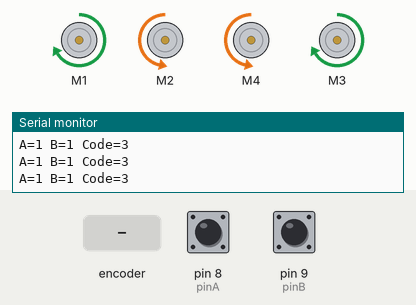
The sketch below on a simulated Arduino Uno, built with avr-gcc and run on an emulated ATmega328P. Shown: 4 × DC motor (green arrow = forward, orange = backward, longer = faster), the last lines printed to the serial monitor. The inputs (shaded band) are chosen by the test bench; at power-on: pin 8 (pinA) HIGH, pin 9 (pinB) HIGH.

Above: at 1.2 s.
1.3 s: rotary encoder on pin 8 (pinA) / pin 9 (pinB) turned 3 steps (first pin leading)
At 1.56 s:
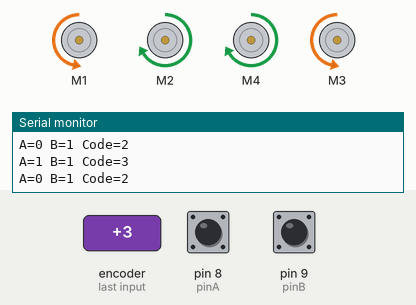
4.3 s: rotary encoder on pin 8 (pinA) / pin 9 (pinB) turned 1 step (first pin leading)
At 5.4 s:
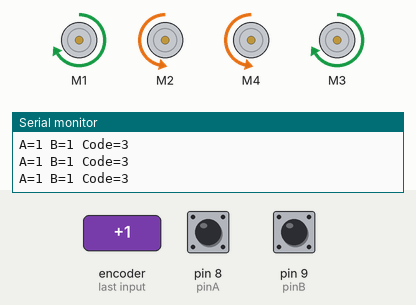
Timing chart, 0 to 7.3 s (numbered marks = the images above; inputs shaded):
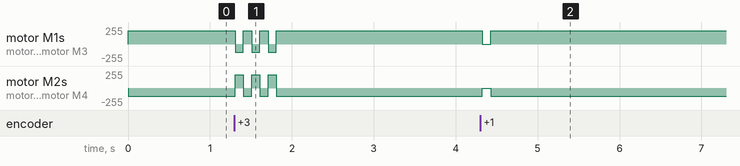

Measured:
- after the input at 1.3 s, motor M1, motor M3: alternates forward 200/255 for 0.10 s and backward 125/255 for 0.10 s, 6 changes in all, then stays forward 200/255, starting at once; motor M2, motor M4: alternates forward 200/255 for 0.10 s and backward 125/255 for 0.10 s, 6 changes in all, then stays backward 125/255, starting at once
- after the input at 4.3 s, motor M1, motor M3: forward 200/255 → stopped at once, → forward 200/255 0.10 s later; motor M2, motor M4: backward 125/255 → stopped at once, → backward 125/255 0.10 s later

The sketch:

FOXTROT.ino
```cpp
// ===== FOXTROT — ADAPTIVE TELE-CONTROL CHALLENGE (V2X 2025-26) =====
// Mission: Navigate a closed-loop city course by remote control using a non-traditional
//   body part (no hands on joysticks). Adaptive control interface.
//   Score: 5 pts per completed lap × adaptive input difficulty multiplier (1x / 1.5x / 2x).
//   If bot leaves boundary (1.5" black line), must stop and return to exit point before continuing.
//
// This file implements a 2-wire digital control interface:
//   2 digital input pins (pinA=8, pinB=9) give 4 possible states → 4 drive commands.
//   INPUT_PULLUP: HIGH when floating, LOW when pulled to ground.
//
//   Pin state → action:
//   A=HIGH, B=HIGH → CLOCKWISE (right turn)
//   A=LOW,  B=HIGH → COUNTERCLOCKWISE (left turn)
//   A=HIGH, B=LOW  → FORWARD
//   A=LOW,  B=LOW  → STOP
//
// The physical interface (foot pedals, forehead buttons, etc.) connects to these 2 pins.
//
// FIX: Stop case used `setSpeed(0)` without `run(RELEASE)`. Motors braked instead of freewheeling.
//   Added `run(RELEASE)` to match proper stop behavior from Alpha/Echo.
//
// NOTE: Forward speed is 125 (speed-5 from each side for slight asymmetry correction).
//   If bot drifts left/right during forward, adjust the -5 offset on left vs right motors.
// NOTE: Turn speed is `speed=200`, with inner wheels at speed-75=125. Tune turn radius here.
// NOTE: `delay(100)` = 10Hz update rate, fine for adaptive tele-op.

#include <Wire.h>
#include <Adafruit_MotorShield.h>
#include "utility/Adafruit_MS_PWMServoDriver.h"

Adafruit_MotorShield AFMS = Adafruit_MotorShield();

Adafruit_DCMotor *BLmotor = AFMS.getMotor(1);
Adafruit_DCMotor *BRmotor = AFMS.getMotor(2);
Adafruit_DCMotor *FLmotor = AFMS.getMotor(3);
Adafruit_DCMotor *FRmotor = AFMS.getMotor(4);

const int speed = 200;  // base turn speed

// === INPUT PINS (2-wire adaptive interface) ===
int pinA = 8;  // INPUT_PULLUP — one axis of control
int pinB = 9;  // INPUT_PULLUP — second axis of control

void setup() {
  Serial.begin(115200);
  AFMS.begin();
  pinMode(pinA, INPUT_PULLUP);
  pinMode(pinB, INPUT_PULLUP);
  Serial.println("FOXTROT — Adaptive Tele-Control Ready");
}

void loop() {
  int A = digitalRead(pinA);
  int B = digitalRead(pinB);

  int code = -1;

  if (A == HIGH && B == HIGH) {
    // CLOCKWISE (right turn)
    code = 3;
    BL_fwd(speed);
    BR_bck(speed - 75);
    FR_bck(speed - 75);
    FL_fwd(speed);
  }
  else if (A == LOW && B == HIGH) {
    // COUNTERCLOCKWISE (left turn)
    code = 2;
    BL_bck(speed - 75);
    BR_fwd(speed);
    FR_fwd(speed);
    FL_bck(speed - 75);
  }
  else if (A == HIGH && B == LOW) {
    // FORWARD
    code = 1;
    BL_fwd(125);
    BR_fwd(125 - 5);
    FR_fwd(125 - 5);
    FL_fwd(125);
  }
  else if (A == LOW && B == LOW) {
    // STOP
    code = 0;
    // FIX: Added run(RELEASE) for proper motor stop (was just setSpeed(0))
    BLmotor->setSpeed(0); BRmotor->setSpeed(0);
    FRmotor->setSpeed(0); FLmotor->setSpeed(0);
    FLmotor->run(RELEASE); FRmotor->run(RELEASE);
    BLmotor->run(RELEASE); BRmotor->run(RELEASE);
  }

  Serial.print("A="); Serial.print(A);
  Serial.print(" B="); Serial.print(B);
  Serial.print(" Code="); Serial.println(code);

  delay(100);  // 10Hz update rate
}

void FR_fwd(int speed) { FRmotor->run(FORWARD);  FRmotor->setSpeed(speed); }
void FR_bck(int speed) { FRmotor->run(BACKWARD); FRmotor->setSpeed(speed); }
void FL_fwd(int speed) { FLmotor->run(FORWARD);  FLmotor->setSpeed(speed); }
void FL_bck(int speed) { FLmotor->run(BACKWARD); FLmotor->setSpeed(speed); }
void BR_fwd(int speed) { BRmotor->run(FORWARD);  BRmotor->setSpeed(speed); }
void BR_bck(int speed) { BRmotor->run(BACKWARD); BRmotor->setSpeed(speed); }
void BL_fwd(int speed) { BLmotor->run(FORWARD);  BLmotor->setSpeed(speed); }
void BL_bck(int speed) { BLmotor->run(BACKWARD); BLmotor->setSpeed(speed); }
```
